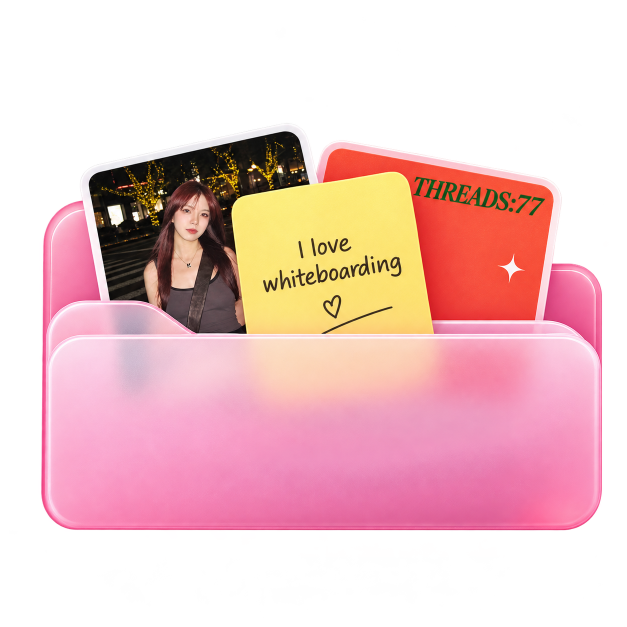
#> input picture source-assets/footer-pink-glass-folder.png, 1254 x 1254 px (shown at 1/2 size)
$ python extract-footer-folder.py
#> lines starting #> are read from the running program, lines starting #| are printed output that depends on the picture
"""Separate visible footer artwork; do not reconstruct or retouch the portrait.
Requires Pillow. Hidden card extents are rebuilt as CSS surfaces, not photo fill.
"""
from pathlib import Path
import json
from PIL import Image, ImageDraw, ImageChops

ROOT = Path(__file__).resolve().parents[1]
OUT = ROOT / 'public/footer-folder'
OUT.mkdir(parents=True, exist_ok=True)
source = Image.open(ROOT / 'source-assets/footer-pink-glass-folder.png').convert('RGBA')
#> source is the input picture: PIL image 1254x1254 RGBA; mean R, G, B, A 117.6, 77.4, 79.2, 131.2
# A clean inner rectangle, rectified from the existing tilted photograph.
quad = (200, 365, 248, 590, 468, 543, 420, 318)
portrait = source.transform((225, 230), Image.Transform.QUAD, quad, resample=Image.Resampling.BICUBIC)
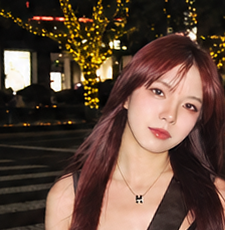
#> portrait: PIL image 225x230 RGBA; mean R, G, B, A 94.1, 70.9, 57.5, 253; transparent parts drawn white
portrait.save(OUT / 'portrait.png')

note = source.crop((510, 425, 822, 660))
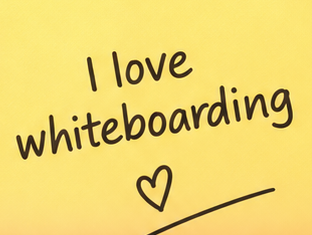
#> note: PIL image 312x235 RGBA; mean R, G, B, A 237, 213, 111.3, 253.4; transparent parts drawn white
pixels = []
#> (the run stopped early here; a loop or call above may not have finished)
